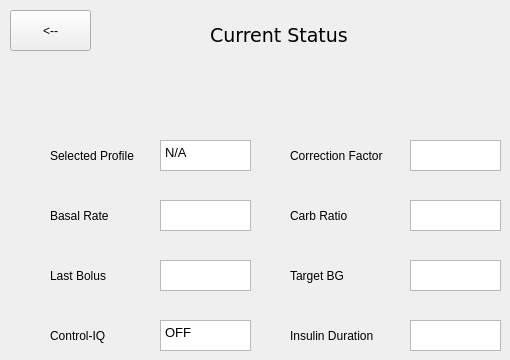
    <widget class="QWidget" name="currentStatusPage">
     <widget class="QLabel" name="label_55">
      <property name="geometry">
       <rect>
        <x>210</x>
        <y>20</y>
        <width>141</width>
        <height>31</height>
       </rect>
      </property>
      <property name="font">
       <font>
        <family>DejaVu Sans</family>
        <pointsize>14</pointsize>
       </font>
      </property>
      <property name="text">
       <string>Current Status</string>
      </property>
     </widget>
     <widget class="QPushButton" name="backToHome_5">
      <property name="geometry">
       <rect>
        <x>10</x>
        <y>10</y>
        <width>81</width>
        <height>41</height>
       </rect>
      </property>
      <property name="text">
       <string>&lt;--</string>
      </property>
     </widget>
     <widget class="QLabel" name="label_180">
      <property name="geometry">
       <rect>
        <x>50</x>
        <y>140</y>
        <width>101</width>
        <height>31</height>
       </rect>
      </property>
      <property name="text">
       <string>Selected Profile</string>
      </property>
     </widget>
     <widget class="QLabel" name="label_181">
      <property name="geometry">
       <rect>
        <x>50</x>
        <y>200</y>
        <width>101</width>
        <height>31</height>
       </rect>
      </property>
      <property name="text">
       <string>Basal Rate</string>
      </property>
     </widget>
     <widget class="QLabel" name="label_182">
      <property name="geometry">
       <rect>
        <x>50</x>
        <y>260</y>
        <width>101</width>
        <height>31</height>
       </rect>
      </property>
      <property name="text">
       <string>Last Bolus</string>
      </property>
     </widget>
     <widget class="QLabel" name="label_183">
      <property name="geometry">
       <rect>
        <x>50</x>
        <y>320</y>
        <width>101</width>
        <height>31</height>
       </rect>
      </property>
      <property name="text">
       <string>Control-IQ</string>
      </property>
     </widget>
     <widget class="QLabel" name="label_184">
      <property name="geometry">
       <rect>
        <x>290</x>
        <y>140</y>
        <width>111</width>
        <height>31</height>
       </rect>
      </property>
      <property name="text">
       <string>Correction Factor</string>
      </property>
     </widget>
     <widget class="QLabel" name="label_185">
      <property name="geometry">
       <rect>
        <x>290</x>
        <y>200</y>
        <width>101</width>
        <height>31</height>
       </rect>
      </property>
      <property name="text">
       <string>Carb Ratio</string>
      </property>
     </widget>
     <widget class="QLabel" name="label_186">
      <property name="geometry">
       <rect>
        <x>290</x>
        <y>260</y>
        <width>101</width>
        <height>31</height>
       </rect>
      </property>
      <property name="text">
       <string>Target BG</string>
      </property>
     </widget>
     <widget class="QLabel" name="label_187">
      <property name="geometry">
       <rect>
        <x>290</x>
        <y>320</y>
        <width>111</width>
        <height>31</height>
       </rect>
      </property>
      <property name="text">
       <string>Insulin Duration</string>
      </property>
     </widget>
     <widget class="QTextEdit" name="selectedProfileLabel">
      <property name="geometry">
       <rect>
        <x>160</x>
        <y>140</y>
        <width>91</width>
        <height>31</height>
       </rect>
      </property>
      <property name="readOnly">
       <bool>true</bool>
      </property>
      <property name="html">
       <string>&lt;!DOCTYPE HTML PUBLIC &quot;-//W3C//DTD HTML 4.0//EN&quot; &quot;http://www.w3.org/TR/REC-html40/strict.dtd&quot;&gt;
&lt;html&gt;&lt;head&gt;&lt;meta name=&quot;qrichtext&quot; content=&quot;1&quot; /&gt;&lt;style type=&quot;text/css&quot;&gt;
p, li { white-space: pre-wrap; }
&lt;/style&gt;&lt;/head&gt;&lt;body style=&quot; font-family:'Sans'; font-size:10pt; font-weight:400; font-style:normal;&quot;&gt;
&lt;p style=&quot; margin-top:0px; margin-bottom:0px; margin-left:0px; margin-right:0px; -qt-block-indent:0; text-indent:0px;&quot;&gt;N/A&lt;/p&gt;&lt;/body&gt;&lt;/html&gt;</string>
      </property>
     </widget>
     <widget class="QTextEdit" name="basalRateLabel">
      <property name="geometry">
       <rect>
        <x>160</x>
        <y>200</y>
        <width>91</width>
        <height>31</height>
       </rect>
      </property>
      <property name="readOnly">
       <bool>true</bool>
      </property>
     </widget>
     <widget class="QTextEdit" name="controlIqLabel">
      <property name="geometry">
       <rect>
        <x>160</x>
        <y>320</y>
        <width>91</width>
        <height>31</height>
       </rect>
      </property>
      <property name="readOnly">
       <bool>true</bool>
      </property>
      <property name="html">
       <string>&lt;!DOCTYPE HTML PUBLIC &quot;-//W3C//DTD HTML 4.0//EN&quot; &quot;http://www.w3.org/TR/REC-html40/strict.dtd&quot;&gt;
&lt;html&gt;&lt;head&gt;&lt;meta name=&quot;qrichtext&quot; content=&quot;1&quot; /&gt;&lt;style type=&quot;text/css&quot;&gt;
p, li { white-space: pre-wrap; }
&lt;/style&gt;&lt;/head&gt;&lt;body style=&quot; font-family:'Sans'; font-size:10pt; font-weight:400; font-style:normal;&quot;&gt;
&lt;p style=&quot; margin-top:0px; margin-bottom:0px; margin-left:0px; margin-right:0px; -qt-block-indent:0; text-indent:0px;&quot;&gt;OFF&lt;/p&gt;&lt;/body&gt;&lt;/html&gt;</string>
      </property>
     </widget>
     <widget class="QTextEdit" name="lastBolusLabel">
      <property name="geometry">
       <rect>
        <x>160</x>
        <y>260</y>
        <width>91</width>
        <height>31</height>
       </rect>
      </property>
      <property name="readOnly">
       <bool>true</bool>
      </property>
     </widget>
     <widget class="QTextEdit" name="targetBgLabel">
      <property name="geometry">
       <rect>
        <x>410</x>
        <y>260</y>
        <width>91</width>
        <height>31</height>
       </rect>
      </property>
      <property name="readOnly">
       <bool>true</bool>
      </property>
     </widget>
     <widget class="QTextEdit" name="carbRatioLabel">
      <property name="geometry">
       <rect>
        <x>410</x>
        <y>200</y>
        <width>91</width>
        <height>31</height>
       </rect>
      </property>
      <property name="readOnly">
       <bool>true</bool>
      </property>
     </widget>
     <widget class="QTextEdit" name="InsulinDurationLabel">
      <property name="geometry">
       <rect>
        <x>410</x>
        <y>320</y>
        <width>91</width>
        <height>31</height>
       </rect>
      </property>
      <property name="readOnly">
       <bool>true</bool>
      </property>
     </widget>
     <widget class="QTextEdit" name="correctionFactorLabel">
      <property name="geometry">
       <rect>
        <x>410</x>
        <y>140</y>
        <width>91</width>
        <height>31</height>
       </rect>
      </property>
      <property name="readOnly">
       <bool>true</bool>
      </property>
     </widget>
    </widget>
